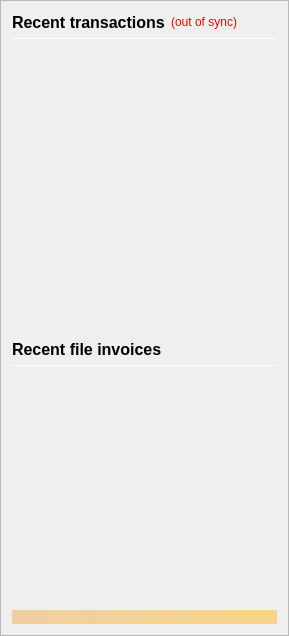
                <widget class="QFrame" name="frame_RecentTransactions">
                 <property name="minimumSize">
                  <size>
                   <width>0</width>
                   <height>0</height>
                  </size>
                 </property>
                 <property name="frameShape">
                  <enum>QFrame::StyledPanel</enum>
                 </property>
                 <property name="frameShadow">
                  <enum>QFrame::Raised</enum>
                 </property>
                 <layout class="QVBoxLayout" name="verticalLayout_1" stretch="0,0,0,0,0,0,0,0">
                  <item>
                   <layout class="QHBoxLayout" name="horizontalLayout_2">
                    <item>
                     <widget class="QLabel" name="label_4">
                      <property name="minimumSize">
                       <size>
                        <width>0</width>
                        <height>20</height>
                       </size>
                      </property>
                      <property name="font">
                       <font>
                        <pointsize>12</pointsize>
                        <weight>75</weight>
                        <bold>true</bold>
                       </font>
                      </property>
                      <property name="text">
                       <string>Recent transactions</string>
                      </property>
                     </widget>
                    </item>
                    <item>
                     <widget class="QLabel" name="labelTransactionsStatus">
                      <property name="cursor">
                       <cursorShape>WhatsThisCursor</cursorShape>
                      </property>
                      <property name="toolTip">
                       <string>The displayed information may be out of date. Your wallet automatically synchronizes with the ESCO network after a connection is established, but this process has not completed yet.</string>
                      </property>
                      <property name="styleSheet">
                       <string notr="true">QLabel { color: red; }</string>
                      </property>
                      <property name="text">
                       <string notr="true">(out of sync)</string>
                      </property>
                      <property name="alignment">
                       <set>Qt::AlignRight|Qt::AlignTrailing|Qt::AlignVCenter</set>
                      </property>
                     </widget>
                    </item>
                    <item>
                     <spacer name="horizontalSpacer">
                      <property name="orientation">
                       <enum>Qt::Horizontal</enum>
                      </property>
                      <property name="sizeHint" stdset="0">
                       <size>
                        <width>40</width>
                        <height>20</height>
                       </size>
                      </property>
                     </spacer>
                    </item>
                   </layout>
                  </item>
                  <item>
                   <widget class="Line" name="line">
                    <property name="minimumSize">
                     <size>
                      <width>0</width>
                      <height>1</height>
                     </size>
                    </property>
                    <property name="maximumSize">
                     <size>
                      <width>16777215</width>
                      <height>1</height>
                     </size>
                    </property>
                    <property name="orientation">
                     <enum>Qt::Horizontal</enum>
                    </property>
                   </widget>
                  </item>
                  <item>
                   <widget class="QListView" name="listTransactions">
                    <property name="sizePolicy">
                     <sizepolicy hsizetype="Expanding" vsizetype="Expanding">
                      <horstretch>0</horstretch>
                      <verstretch>1</verstretch>
                     </sizepolicy>
                    </property>
                    <property name="minimumSize">
                     <size>
                      <width>0</width>
                      <height>288</height>
                     </size>
                    </property>
                    <property name="maximumSize">
                     <size>
                      <width>16777215</width>
                      <height>16777215</height>
                     </size>
                    </property>
                    <property name="styleSheet">
                     <string notr="true">QListView { background: transparent; }</string>
                    </property>
                    <property name="frameShape">
                     <enum>QFrame::NoFrame</enum>
                    </property>
                    <property name="verticalScrollBarPolicy">
                     <enum>Qt::ScrollBarAlwaysOff</enum>
                    </property>
                    <property name="horizontalScrollBarPolicy">
                     <enum>Qt::ScrollBarAlwaysOff</enum>
                    </property>
                    <property name="selectionMode">
                     <enum>QAbstractItemView::NoSelection</enum>
                    </property>
                   </widget>
                  </item>
                  <item>
                   <layout class="QHBoxLayout" name="horizontalLayout_22">
                    <item>
                     <widget class="QLabel" name="label_42">
                      <property name="minimumSize">
                       <size>
                        <width>0</width>
                        <height>20</height>
                       </size>
                      </property>
                      <property name="font">
                       <font>
                        <pointsize>12</pointsize>
                        <weight>75</weight>
                        <bold>true</bold>
                       </font>
                      </property>
                      <property name="text">
                       <string>Recent file invoices</string>
                      </property>
                     </widget>
                    </item>
                    <item>
                     <spacer name="horizontalSpacer2">
                      <property name="orientation">
                       <enum>Qt::Horizontal</enum>
                      </property>
                      <property name="sizeHint" stdset="0">
                       <size>
                        <width>40</width>
                        <height>20</height>
                       </size>
                      </property>
                     </spacer>
                    </item>
                   </layout>
                  </item>
                  <item>
                   <widget class="Line" name="line22">
                    <property name="minimumSize">
                     <size>
                      <width>0</width>
                      <height>1</height>
                     </size>
                    </property>
                    <property name="maximumSize">
                     <size>
                      <width>16777215</width>
                      <height>1</height>
                     </size>
                    </property>
                    <property name="orientation">
                     <enum>Qt::Horizontal</enum>
                    </property>
                   </widget>
                  </item>
                  <item>
                   <widget class="QListView" name="listInvoices">
                    <property name="sizePolicy">
                     <sizepolicy hsizetype="Expanding" vsizetype="Expanding">
                      <horstretch>0</horstretch>
                      <verstretch>0</verstretch>
                     </sizepolicy>
                    </property>
                    <property name="minimumSize">
                     <size>
                      <width>0</width>
                      <height>0</height>
                     </size>
                    </property>
                    <property name="maximumSize">
                     <size>
                      <width>16777215</width>
                      <height>16777215</height>
                     </size>
                    </property>
                    <property name="styleSheet">
                     <string notr="true">QListView { background: transparent; }</string>
                    </property>
                    <property name="frameShape">
                     <enum>QFrame::NoFrame</enum>
                    </property>
                    <property name="verticalScrollBarPolicy">
                     <enum>Qt::ScrollBarAlwaysOff</enum>
                    </property>
                    <property name="horizontalScrollBarPolicy">
                     <enum>Qt::ScrollBarAlwaysOff</enum>
                    </property>
                    <property name="selectionMode">
                     <enum>QAbstractItemView::NoSelection</enum>
                    </property>
                   </widget>
                  </item>
                  <item>
                   <spacer name="verticalSpacer_2">
                    <property name="orientation">
                     <enum>Qt::Vertical</enum>
                    </property>
                    <property name="sizeType">
                     <enum>QSizePolicy::Expanding</enum>
                    </property>
                    <property name="sizeHint" stdset="0">
                     <size>
                      <width>20</width>
                      <height>40</height>
                     </size>
                    </property>
                   </spacer>
                  </item>
                  <item>
                   <widget class="QLabel" name="labelAlerts">
                    <property name="maximumSize">
                     <size>
                      <width>16777215</width>
                      <height>16777215</height>
                     </size>
                    </property>
                    <property name="styleSheet">
                     <string notr="true">background-color: qlineargradient(x1: 0, y1: 0, x2: 1, y2: 0, stop:0 #F0D0A0, stop:1 #F8D488); color:#000000;</string>
                    </property>
                    <property name="text">
                     <string/>
                    </property>
                    <property name="wordWrap">
                     <bool>true</bool>
                    </property>
                    <property name="margin">
                     <number>3</number>
                    </property>
                   </widget>
                  </item>
                 </layout>
                </widget>
